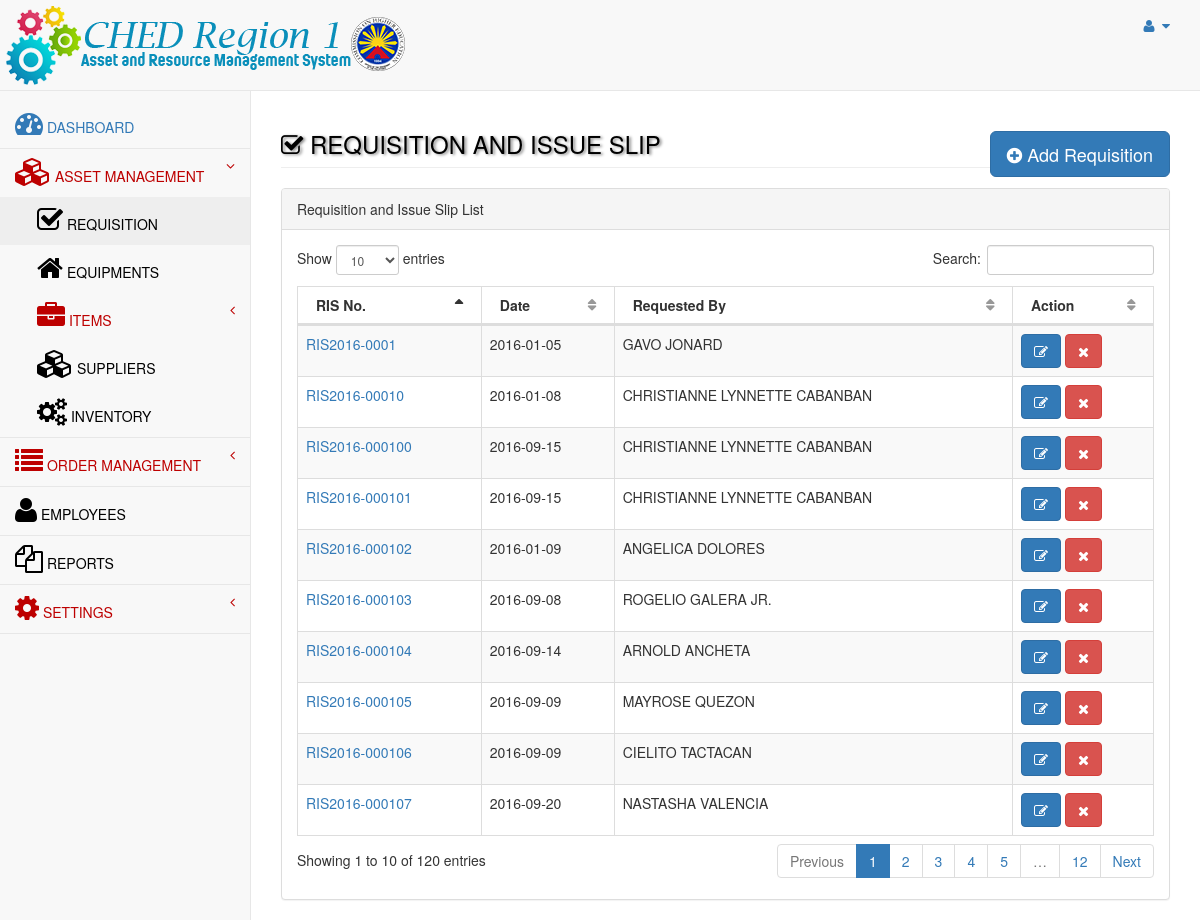
The app's page /admin/requisition.php with its own data.
### tables this page shows
CREATE TABLE `requisition_details` (
  `reqid` bigint(20) NOT NULL AUTO_INCREMENT,
  `requisition_no` varchar(100) DEFAULT NULL,
  `requisition_date` date DEFAULT NULL,
  `eid` int(11) DEFAULT NULL,
  PRIMARY KEY (`reqid`)
);

### admin/include/functions.php (called while the page is built, shortened)
<?php
function selectListSQL($q){
	$conn = dbConnect();
	$stmt = $conn->prepare($q);
	$stmt->execute();
	$rows = $stmt->fetchAll();
	return $rows;
}
?>

### admin/requisition.php (the view, shortened to what this page needs)
<?php
include('header.php');
include_once("include/functions.php");
?>
<div id="page-wrapper">
            <div class="row">
                <div class="col-lg-12">
                    <h3 class="page-header" style="color:#000;"><i class="fa fa-check-square-o fa-1x"></i> REQUISITION AND ISSUE SLIP
						<div class="pull-right">
							<button id="addreq" class="btn btn-primary btn-lg" data-toggle="modal" data-target="#addRequisition">
									<i class="fa fa-plus-circle"></i> Add Requisition
							</button>
						</div></h3>
                </div>
            </div>
            <div class="row">
	<div class="col-lg-12">
	<div class="panel panel-default">
				<div class="panel-heading">
				   Requisition and Issue Slip List
				</div>
	<div class="panel-body">
					<div class="dataTable_wrapper">
						<table class="table table-striped table-bordered table-hover" id="dataTables-example">
							<thead>
								<tr>
									<th>RIS No.</th>
									<th>Date</th>
									<th>Requested By</th>
									<th>Action</th>
								</tr>
							</thead>
							<tbody>
							<?php
					$itemlist = selectListSQL("SELECT reqid,requisition_no, requisition_date, CONCAT(employee.fname,' ',employee.lname) AS fullname FROM requisition_details LEFT JOIN employee
ON requisition_details.eid = employee.eid");
					foreach ($itemlist as $rows => $link) {
						$reqid = $link['reqid'];
						$requisition_no = $link['requisition_no'];
						$requisition_date = $link['requisition_date'];
						$fullname = $link['fullname'];
						echo "<tr class='odd gradeX'>";
						echo "<td><a href='requisitiondetails.php?id=$reqid'>$requisition_no</a></td>";
						echo "<td>$requisition_date</td>";
						echo "<td>$fullname</td>";
						echo "<td class='center'>
							<button class='btn btn-primary' onClick='editrequisition($reqid)'  data-toggle='modal' data-target='#addItem'><i class='fa fa-edit'></i></button>
							<button class='btn btn-danger notification' id='notification' onClick='deleterequisition($reqid)'><i class='fa fa-times'></i></button>
						</td>";
						echo "</tr>";
					}
					?>
							</tbody>
						</table>
					</div>
				</div>
				</div>
				</div>
			</div>
        </div>
    </div>
<?php
include('footer.php');
?>

### records on screen
requisition_details: requisition_no "RIS2016-0001", requisition_date "2016-01-05", fullname "GAVO JONARD"
requisition_details: requisition_no "RIS2016-00010", requisition_date "2016-01-08", fullname "CHRISTIANNE LYNNETTE CABANBAN"
requisition_details: requisition_no "RIS2016-000100", requisition_date "2016-09-15", fullname "CHRISTIANNE LYNNETTE CABANBAN"
requisition_details: requisition_no "RIS2016-000101", requisition_date "2016-09-15", fullname "CHRISTIANNE LYNNETTE CABANBAN"
requisition_details: requisition_no "RIS2016-000102", requisition_date "2016-01-09", fullname "ANGELICA DOLORES"
requisition_details: requisition_no "RIS2016-000103", requisition_date "2016-09-08", fullname "ROGELIO GALERA JR."
requisition_details: requisition_no "RIS2016-000104", requisition_date "2016-09-14", fullname "ARNOLD ANCHETA"
requisition_details: requisition_no "RIS2016-000105", requisition_date "2016-09-09", fullname "MAYROSE QUEZON"
requisition_details: requisition_no "RIS2016-000106", requisition_date "2016-09-09", fullname "CIELITO TACTACAN"
requisition_details: requisition_no "RIS2016-000107", requisition_date "2016-09-20", fullname "NASTASHA VALENCIA"
